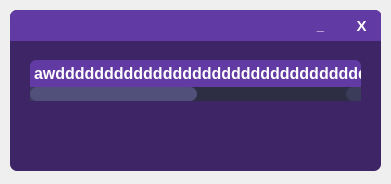
<?xml version="1.0" encoding="UTF-8"?>
<ui version="4.0">
 <class>Form</class>
 <widget class="QWidget" name="Form">
  <property name="geometry">
   <rect>
    <x>0</x>
    <y>0</y>
    <width>391</width>
    <height>184</height>
   </rect>
  </property>
  <property name="windowTitle">
   <string>Form</string>
  </property>
  <widget class="QFrame" name="Window">
   <property name="geometry">
    <rect>
     <x>10</x>
     <y>10</y>
     <width>371</width>
     <height>161</height>
    </rect>
   </property>
   <property name="styleSheet">
    <string notr="true">QFrame{
	border-radius: 7px;
	background-color: #3E2565;
}

QScrollBar:horizontal{
	border: none;
    background: rgb(45, 45, 68);
	margin: 0px 0 0px 0;
	border-radius: 0px;
 }

QScrollBar::handle:horizontal{	
	background-color: rgb(80, 80, 122);
	min-width: 30px;
	border-radius: 7px;
}
QScrollBar::handle:horizontal:hover{	
	background-color: rgb(255, 0, 127);
}
QScrollBar::handle:horizontal:pressed{	
	background-color: rgb(185, 0, 92);
}

QScrollBar::sub-line:horizontal{
	border: none;
	background-color: rgb(59, 59, 90);
	width: 15px;
	border-top-right-radius: 7px;
	border-bottom-right-radius: 7px;
	subcontrol-position: left;
	subcontrol-origin: margin;
}
QScrollBar::sub-line:horizontal:hover{	
	background-color: rgb(255, 0, 127);
}
QScrollBar::sub-line:horizontal:pressed{	
	background-color: rgb(185, 0, 92);
}

QScrollBar::add-line:horizontal{
	border: none;
	background-color: rgb(59, 59, 90);
	width: 15px;
	border-top-left-radius: 7px;
	border-bottom-left-radius: 7px;
	subcontrol-position: right;
	subcontrol-origin: margin;
}
QScrollBar::add-line:horizontal:hover {	
	background-color: rgb(255, 0, 127);
}
QScrollBar::add-line:horizontal:pressed {	
	background-color: rgb(185, 0, 92);
}

QScrollBar::up-arrow:horizontal, QScrollBar::down-arrow:horizontal{
	background: none;
}
QScrollBar::add-page:horizontal, QScrollBar::sub-page:horizontal{
	background: none;
}</string>
   </property>
   <property name="frameShape">
    <enum>QFrame::StyledPanel</enum>
   </property>
   <property name="frameShadow">
    <enum>QFrame::Raised</enum>
   </property>
   <widget class="QFrame" name="WindowFrame">
    <property name="geometry">
     <rect>
      <x>0</x>
      <y>0</y>
      <width>371</width>
      <height>31</height>
     </rect>
    </property>
    <property name="styleSheet">
     <string notr="true">QFrame{
	border-bottom-left-radius: 0px;
	border-bottom-right-radius: 0px;
	background-color: #623AA3;
}</string>
    </property>
    <property name="frameShape">
     <enum>QFrame::StyledPanel</enum>
    </property>
    <property name="frameShadow">
     <enum>QFrame::Raised</enum>
    </property>
    <widget class="QPushButton" name="CloseWindowButton">
     <property name="geometry">
      <rect>
       <x>331</x>
       <y>0</y>
       <width>41</width>
       <height>31</height>
      </rect>
     </property>
     <property name="font">
      <font>
       <pointsize>11</pointsize>
       <weight>75</weight>
       <bold>true</bold>
      </font>
     </property>
     <property name="cursor">
      <cursorShape>PointingHandCursor</cursorShape>
     </property>
     <property name="styleSheet">
      <string notr="true">QPushButton{
	color: white;
	border: none;
	border-top-right-radius: 7px;
	background-color: #623AA3;
}

QPushButton:hover{
	background-color: #7A4FC1;
}

QPushButton:pressed{
	color: #EA2F4E;
}</string>
     </property>
     <property name="text">
      <string>X</string>
     </property>
    </widget>
    <widget class="QPushButton" name="MinimizeWindowButton">
     <property name="geometry">
      <rect>
       <x>290</x>
       <y>0</y>
       <width>41</width>
       <height>31</height>
      </rect>
     </property>
     <property name="font">
      <font>
       <pointsize>10</pointsize>
       <weight>75</weight>
       <bold>true</bold>
      </font>
     </property>
     <property name="cursor">
      <cursorShape>PointingHandCursor</cursorShape>
     </property>
     <property name="styleSheet">
      <string notr="true">QPushButton{
	color: white;
	border: none;
	border-top-right-radius: 7px;
	background-color: #623AA3;
}

QPushButton:hover{
	background-color: #7A4FC1;
}

QPushButton:pressed{
	color: #EA2F4E;
}</string>
     </property>
     <property name="text">
      <string>_</string>
     </property>
     <property name="default">
      <bool>false</bool>
     </property>
    </widget>
   </widget>
   <widget class="QPlainTextEdit" name="PlainTextEdit">
    <property name="geometry">
     <rect>
      <x>20</x>
      <y>50</y>
      <width>331</width>
      <height>41</height>
     </rect>
    </property>
    <property name="font">
     <font>
      <pointsize>12</pointsize>
      <weight>75</weight>
      <bold>true</bold>
     </font>
    </property>
    <property name="layoutDirection">
     <enum>Qt::LeftToRight</enum>
    </property>
    <property name="styleSheet">
     <string notr="true">QPlainTextEdit{
	color: white;
	border-radius: 6px;
	background-color: #623AA3;
}

QScrollBar:horizontal {
	border: none;
    background: rgb(56, 56, 85);
}</string>
    </property>
    <property name="verticalScrollBarPolicy">
     <enum>Qt::ScrollBarAsNeeded</enum>
    </property>
    <property name="horizontalScrollBarPolicy">
     <enum>Qt::ScrollBarAsNeeded</enum>
    </property>
    <property name="sizeAdjustPolicy">
     <enum>QAbstractScrollArea::AdjustIgnored</enum>
    </property>
    <property name="undoRedoEnabled">
     <bool>true</bool>
    </property>
    <property name="lineWrapMode">
     <enum>QPlainTextEdit::NoWrap</enum>
    </property>
    <property name="readOnly">
     <bool>true</bool>
    </property>
    <property name="plainText">
     <string>awdddddddddddddddddddddddddddddddddddddddddddddddddddddddddddddddd</string>
    </property>
    <property name="centerOnScroll">
     <bool>true</bool>
    </property>
   </widget>
  </widget>
 </widget>
 <resources/>
 <connections/>
</ui>
